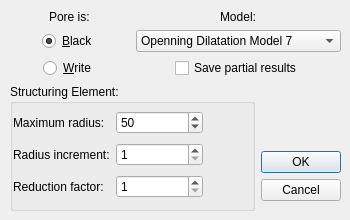
<?xml version="1.0" encoding="UTF-8"?>
<ui version="4.0">
 <class>DialogPoresThroats</class>
 <widget class="QDialog" name="DialogPoresThroats">
  <property name="geometry">
   <rect>
    <x>0</x>
    <y>0</y>
    <width>350</width>
    <height>220</height>
   </rect>
  </property>
  <property name="minimumSize">
   <size>
    <width>350</width>
    <height>220</height>
   </size>
  </property>
  <property name="maximumSize">
   <size>
    <width>350</width>
    <height>220</height>
   </size>
  </property>
  <property name="windowTitle">
   <string>Pores and Throats Segmentation</string>
  </property>
  <property name="windowIcon">
   <iconset resource="application.qrc">
    <normaloff>:/images/logo.png</normaloff>:/images/logo.png</iconset>
  </property>
  <property name="autoFillBackground">
   <bool>false</bool>
  </property>
  <widget class="QWidget" name="layoutWidget1">
   <property name="geometry">
    <rect>
     <x>10</x>
     <y>10</y>
     <width>331</width>
     <height>201</height>
    </rect>
   </property>
   <layout class="QGridLayout" name="gridLayout_2">
    <item row="3" column="2">
     <spacer name="verticalSpacer">
      <property name="orientation">
       <enum>Qt::Vertical</enum>
      </property>
      <property name="sizeHint" stdset="0">
       <size>
        <width>20</width>
        <height>40</height>
       </size>
      </property>
     </spacer>
    </item>
    <item row="3" column="0" rowspan="2" colspan="2">
     <widget class="QGroupBox" name="groupBox">
      <property name="title">
       <string>Structuring Element:</string>
      </property>
      <widget class="QWidget" name="layoutWidget">
       <property name="geometry">
        <rect>
         <x>3</x>
         <y>24</y>
         <width>190</width>
         <height>95</height>
        </rect>
       </property>
       <layout class="QGridLayout" name="gridLayout">
        <item row="0" column="0">
         <widget class="QLabel" name="label_3">
          <property name="text">
           <string>Maximum radius:</string>
          </property>
         </widget>
        </item>
        <item row="0" column="1">
         <widget class="QSpinBox" name="spinBoxRmax">
          <property name="minimum">
           <number>1</number>
          </property>
          <property name="maximum">
           <number>1000</number>
          </property>
          <property name="value">
           <number>50</number>
          </property>
         </widget>
        </item>
        <item row="1" column="0">
         <widget class="QLabel" name="label_4">
          <property name="text">
           <string>Radius increment:</string>
          </property>
         </widget>
        </item>
        <item row="1" column="1">
         <widget class="QSpinBox" name="spinBoxRinc">
          <property name="minimum">
           <number>1</number>
          </property>
         </widget>
        </item>
        <item row="2" column="0">
         <widget class="QLabel" name="label_5">
          <property name="text">
           <string>Reduction factor:</string>
          </property>
         </widget>
        </item>
        <item row="2" column="1">
         <widget class="QSpinBox" name="spinBoxRreduction">
          <property name="minimum">
           <number>1</number>
          </property>
         </widget>
        </item>
       </layout>
      </widget>
     </widget>
    </item>
    <item row="4" column="2">
     <widget class="QDialogButtonBox" name="buttonBox">
      <property name="inputMethodHints">
       <set>Qt::ImhNone</set>
      </property>
      <property name="orientation">
       <enum>Qt::Vertical</enum>
      </property>
      <property name="standardButtons">
       <set>QDialogButtonBox::Cancel|QDialogButtonBox::Ok</set>
      </property>
     </widget>
    </item>
    <item row="0" column="0" alignment="Qt::AlignHCenter">
     <widget class="QLabel" name="label">
      <property name="text">
       <string>Pore is:</string>
      </property>
     </widget>
    </item>
    <item row="1" column="1" colspan="2">
     <widget class="QComboBox" name="comboBoxModel">
      <item>
       <property name="text">
        <string>Openning Dilatation Model 7</string>
       </property>
      </item>
      <item>
       <property name="text">
        <string>Openning Dilatation Model 6</string>
       </property>
      </item>
      <item>
       <property name="text">
        <string>Openning Dilatation Model 5</string>
       </property>
      </item>
      <item>
       <property name="text">
        <string>Openning Dilatation Model 4</string>
       </property>
      </item>
      <item>
       <property name="text">
        <string>Openning Dilatation Model 3</string>
       </property>
      </item>
      <item>
       <property name="text">
        <string>Openning Dilatation Model 2</string>
       </property>
      </item>
      <item>
       <property name="text">
        <string>Openning Dilatation Model 1</string>
       </property>
      </item>
      <item>
       <property name="text">
        <string>Openning Dilatation Model 0</string>
       </property>
      </item>
      <item>
       <property name="text">
        <string>Pores Throats By IRA Model 0</string>
       </property>
      </item>
     </widget>
    </item>
    <item row="2" column="1" colspan="2" alignment="Qt::AlignHCenter">
     <widget class="QCheckBox" name="checkBox">
      <property name="text">
       <string>Save partial results</string>
      </property>
     </widget>
    </item>
    <item row="2" column="0" alignment="Qt::AlignHCenter">
     <widget class="QRadioButton" name="radioButtonWrite">
      <property name="text">
       <string>&amp;Write</string>
      </property>
     </widget>
    </item>
    <item row="1" column="0" alignment="Qt::AlignHCenter">
     <widget class="QRadioButton" name="radioButtonBlack">
      <property name="text">
       <string>&amp;Black</string>
      </property>
      <property name="checked">
       <bool>true</bool>
      </property>
     </widget>
    </item>
    <item row="0" column="1" colspan="2" alignment="Qt::AlignHCenter">
     <widget class="QLabel" name="label_2">
      <property name="text">
       <string>Model:</string>
      </property>
     </widget>
    </item>
   </layout>
  </widget>
 </widget>
 <tabstops>
  <tabstop>comboBoxModel</tabstop>
  <tabstop>checkBox</tabstop>
  <tabstop>spinBoxRmax</tabstop>
  <tabstop>spinBoxRinc</tabstop>
  <tabstop>spinBoxRreduction</tabstop>
  <tabstop>buttonBox</tabstop>
 </tabstops>
 <resources>
  <include location="application.qrc"/>
 </resources>
 <connections>
  <connection>
   <sender>buttonBox</sender>
   <signal>accepted()</signal>
   <receiver>DialogPoresThroats</receiver>
   <slot>accept()</slot>
   <hints>
    <hint type="sourcelabel">
     <x>289</x>
     <y>189</y>
    </hint>
    <hint type="destinationlabel">
     <x>157</x>
     <y>274</y>
    </hint>
   </hints>
  </connection>
  <connection>
   <sender>buttonBox</sender>
   <signal>rejected()</signal>
   <receiver>DialogPoresThroats</receiver>
   <slot>reject()</slot>
   <hints>
    <hint type="sourcelabel">
     <x>289</x>
     <y>189</y>
    </hint>
    <hint type="destinationlabel">
     <x>286</x>
     <y>274</y>
    </hint>
   </hints>
  </connection>
 </connections>
</ui>
